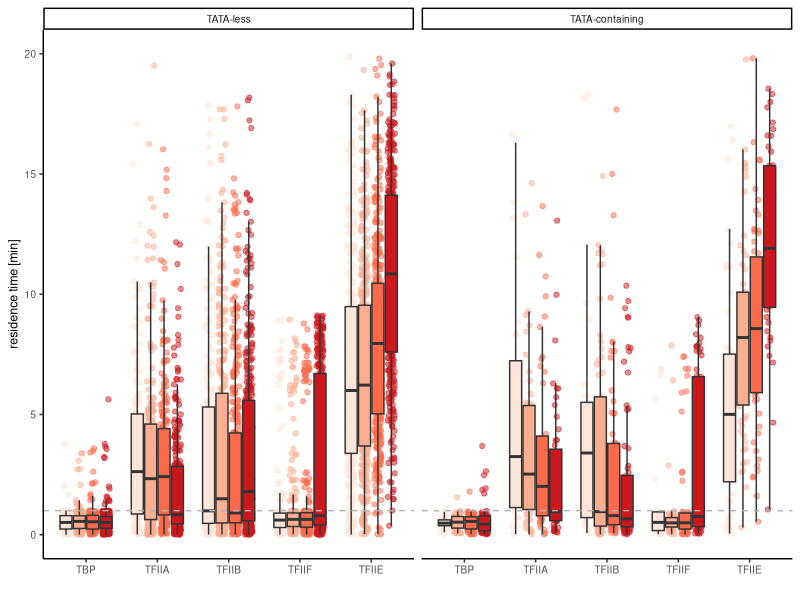

Generate this figure with R: (Note: this script raises an error after producing the figure.)
rm(list = ls())

library(tidyverse)

set.seed(42)

# get list of TATA promoters
TATA = read.csv("data/TATA_information.csv")

# load synthesis rates and get quartiles 
synthesisRates = read.csv("data/synthesisRates.csv") %>%
  inner_join(TATA) %>% 
  group_by(TATA_class) %>% 
  mutate(quartile = factor(ntile(synthesis_perCell_perMin, 4)))

# upload residence time table replace <1 min with a random number between 0-1
# add TATA information
resTimes = read.csv("data/residence_times_all.csv") %>% 
  pivot_longer(cols = TBP:TFIIF, names_to = "factorName", values_to = "resTime", values_drop_na = TRUE) %>% 
  distinct()

plotResTime = resTimes %>% 
  mutate(randNum = runif(nrow(resTimes), min=0, max=1)) %>% 
  mutate(resTimesNum = ifelse(resTime == "<1", randNum, as.numeric(resTime))) %>% 
  #mutate(resTimesNum = ifelse(resTimesNum > 20, 20, resTimesNum)) %>% 
  inner_join(synthesisRates) %>% 
  inner_join(TATA)

plotResTime$factorName = factor(plotResTime$factorName, levels = c("TBP", "TFIIA", "TFIIB", 
                                                                   "TFIIF", "TFIIE"))

plotResTime$TATA_class = factor(plotResTime$TATA_class, levels = c("TATA-less", "TATA-containing"))

#plot
p = ggplot(plotResTime, aes(x = factorName, y = resTimesNum, fill = quartile))
p + geom_point(position=position_jitterdodge(jitter.width = 0.3), 
               aes(color = quartile), alpha = 0.5) + 
  geom_boxplot(outlier.shape=NA) +
  geom_hline(yintercept = 1, linetype = "dashed", color = "grey70") + 
  theme_classic() +
  xlab(" ") +
  ylab("residence time [min]") +
  theme(panel.background = element_rect(fill = "transparent"), # bg of the panel
        plot.background = element_rect(fill = "transparent", color = NA),
        text = element_text(size=9),
        legend.position = "none",
        panel.grid.major = element_blank(), 
        panel.grid.minor = element_blank()) +
  #facet_wrap(~factorName, scales = "free", nrow = 1) +
  scale_fill_brewer(palette = "Reds") +
  scale_color_brewer(palette = "Reds") +
  ylim(0,20) +
  facet_wrap(~TATA_class, nrow = 1)
ggsave("figures/panels/figS8/boxplots_res_time_vs_synthesis_withTATA.pdf", width = 17, height = 6, units = "cm")


